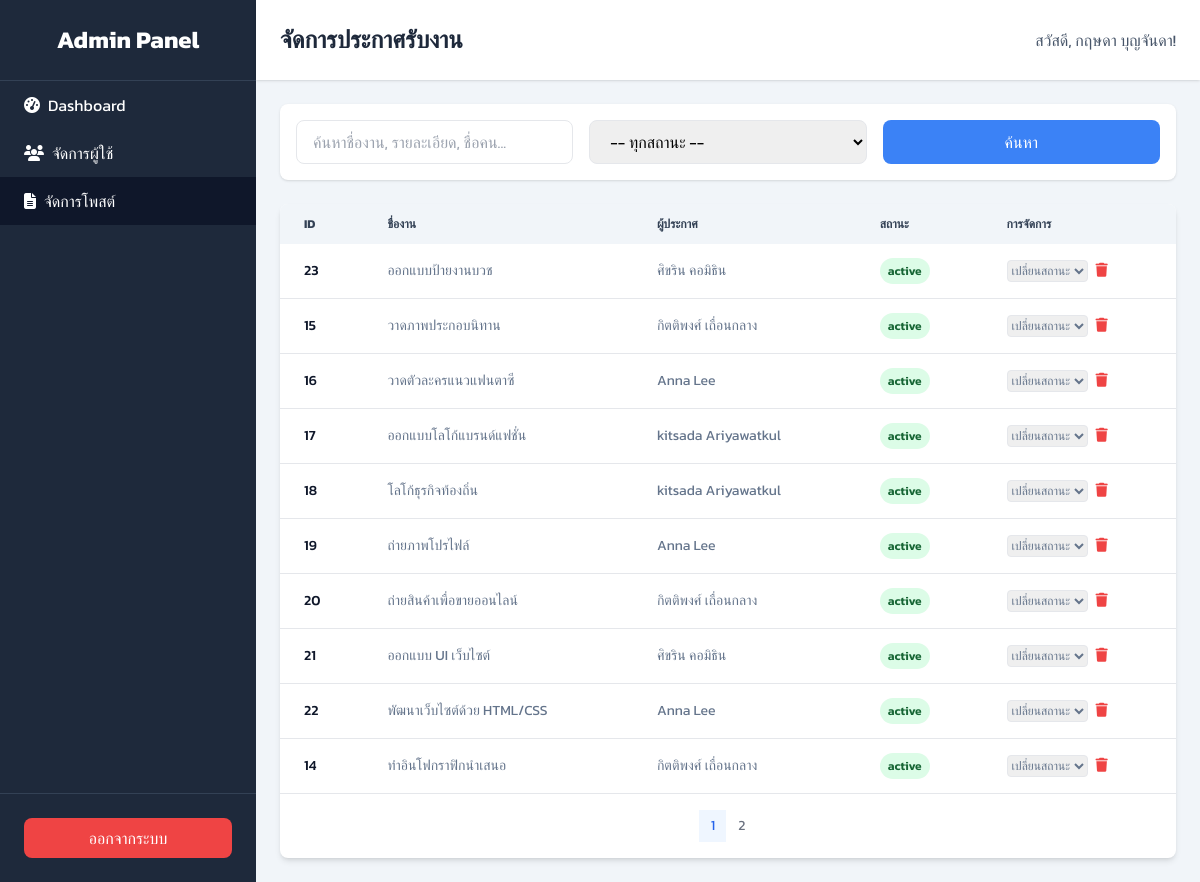
The page /admin/manage_editpost.php (signed in) on the database its author committed.
### tables this page shows
CREATE TABLE `job_postings` (
  `post_id` int(11) NOT NULL,
  `designer_id` int(11) NOT NULL,
  `title` varchar(255) NOT NULL,
  `description` text DEFAULT NULL,
  `category_id` int(11) DEFAULT NULL,
  `price_range` varchar(100) DEFAULT NULL,
  `posted_date` timestamp NOT NULL DEFAULT current_timestamp(),
  `status` enum('active','inactive','completed') DEFAULT 'active',
  `client_id` int(11) NOT NULL,
  `main_image_id` int(11) DEFAULT NULL
);

CREATE TABLE `users` (
  `user_id` int(11) NOT NULL,
  `username` varchar(50) NOT NULL,
  `password` varchar(255) NOT NULL,
  `email` varchar(100) NOT NULL,
  `first_name` varchar(100) NOT NULL,
  `last_name` varchar(100) NOT NULL,
  `phone_number` varchar(20) NOT NULL,
  `user_type` enum('admin','designer','client') NOT NULL,
  `registration_date` timestamp NOT NULL DEFAULT current_timestamp(),
  `is_approved` tinyint(1) DEFAULT 0,
  `last_activity` datetime DEFAULT NULL,
  `is_active` tinyint(1) DEFAULT 1,
  `last_login` timestamp NULL DEFAULT NULL
);

### admin/manage_editpost.php (the view, shortened to what this page needs)
<?php
$servername = "127.0.0.1";
$username = "root";
$password = "";
$dbname = "pixellink";
$condb = new mysqli($servername, $username, $password, $dbname);
$condb->set_charset("utf8mb4");
$admin_name = $_SESSION['full_name'] ?? $_SESSION['username'] ?? 'Admin';
$records_per_page = 10;
$current_page = isset($_GET['page']) ? (int)$_GET['page'] : 1;
$offset = ($current_page - 1) * $records_per_page;
$search_query = $_GET['search'] ?? '';
$filter_status = $_GET['status'] ?? '';
$sql_where = " WHERE 1=1";
$params = [];
$types = '';
$sql_count = "SELECT COUNT(jp.post_id) as total FROM job_postings jp JOIN users u ON jp.designer_id = u.user_id" . $sql_where;
$stmt_count = $condb->prepare($sql_count);
$stmt_count->execute();
$total_records = $stmt_count->get_result()->fetch_assoc()['total'];
$total_pages = ceil($total_records / $records_per_page);
$all_posts = [];
$sql_fetch_all = "SELECT
                    jp.post_id, jp.title, jp.status, jp.posted_date,
                    u.first_name, u.last_name,
                    jc.category_name
                  FROM job_postings AS jp
                  JOIN users AS u ON jp.designer_id = u.user_id
                  LEFT JOIN job_categories AS jc ON jp.category_id = jc.category_id
                  $sql_where
                  ORDER BY jp.posted_date DESC
                  LIMIT ? OFFSET ?";
$types .= 'ii';
$params[] = $records_per_page;
$params[] = $offset;
$stmt_fetch = $condb->prepare($sql_fetch_all);
if ($stmt_fetch) {
    if (!empty($params)) {
        $stmt_fetch->bind_param($types, ...$params);
    }
    $stmt_fetch->execute();
    $result = $stmt_fetch->get_result();
    $all_posts = $result->fetch_all(MYSQLI_ASSOC);
}
function getStatusColorClass($status) {
    switch ($status) {
        case 'active': return 'bg-green-100 text-green-800';
    }
}
?>
<!DOCTYPE html>
<html lang="th">
<head>
    <script src="https://cdn.tailwindcss.com"></script>
    <link rel="stylesheet" href="https://cdnjs.cloudflare.com/ajax/libs/font-awesome/6.1.1/css/all.min.css">
</head>
<body class="min-h-screen flex">
    <aside class="w-64 bg-slate-800 text-white flex flex-col">
        <div class="p-6 text-center text-2xl font-bold border-b border-slate-700">Admin Panel</div>
        <nav class="flex-grow">
            <a href="main.php" class="block py-3 px-6 hover:bg-slate-700"><i class="fas fa-tachometer-alt mr-2"></i>Dashboard</a>
            <a href="manage_users.php" class="block py-3 px-6 hover:bg-slate-700"><i class="fas fa-users mr-2"></i>จัดการผู้ใช้</a>
            <a href="manage_posts.php" class="block py-3 px-6 bg-slate-900"><i class="fas fa-file-alt mr-2"></i>จัดการโพสต์</a>
        </nav>
        <div class="p-6 border-t border-slate-700">
            <a href="../logout.php" class="block text-center bg-red-500 hover:bg-red-600 rounded-lg py-2">ออกจากระบบ</a>
        </div>
    </aside>
    <div class="flex-1 flex flex-col">
        <header class="bg-white shadow p-6 flex justify-between items-center">
            <h1 class="text-2xl font-bold text-slate-800">จัดการประกาศรับงาน</h1>
            <span class="text-slate-600">สวัสดี, <?= htmlspecialchars($admin_name) ?>!</span>
        </header>
        <main class="flex-grow p-6">
            <form method="GET" class="mb-6 p-4 bg-white rounded-lg shadow">
                <div class="grid grid-cols-1 md:grid-cols-3 gap-4">
                    <input type="text" name="search" value="<?= htmlspecialchars($search_query) ?>" placeholder="ค้นหาชื่องาน, รายละเอียด, ชื่อคน..." class="w-full px-4 py-2 border rounded-lg">
                    <select name="status" class="w-full px-4 py-2 border rounded-lg">
                        <option value="">-- ทุกสถานะ --</option>
                    </select>
                    <button type="submit" class="bg-blue-500 text-white px-4 py-2 rounded-lg hover:bg-blue-600">ค้นหา</button>
                </div>
            </form>
            <div class="bg-white shadow-md rounded-lg overflow-hidden">
                <div class="overflow-x-auto">
                    <table class="w-full text-sm text-left text-slate-500">
                        <thead class="text-xs text-slate-700 uppercase bg-slate-100">
                            <tr>
                                <th class="px-6 py-3">ID</th>
                                <th class="px-6 py-3">ชื่องาน</th>
                                <th class="px-6 py-3">ผู้ประกาศ</th>
                                <th class="px-6 py-3">สถานะ</th>
                                <th class="px-6 py-3">การจัดการ</th>
                            </tr>
                        </thead>
                        <tbody>
                            <?php foreach ($all_posts as $post): ?>
                            <tr class="bg-white border-b hover:bg-slate-50">
                                <td class="px-6 py-4 font-medium text-slate-900"><?= $post['post_id'] ?></td>
                                <td class="px-6 py-4"><?= htmlspecialchars($post['title']) ?></td>
                                <td class="px-6 py-4"><?= htmlspecialchars($post['first_name'] . ' ' . $post['last_name']) ?></td>
                                <td class="px-6 py-4">
                                    <span class="px-2 py-1 text-xs font-semibold rounded-full <?= getStatusColorClass($post['status']) ?>">
                                        <?= htmlspecialchars($post['status']) ?>
                                    </span>
                                </td>
                                <td class="px-6 py-4 flex items-center space-x-2">
                                    <form method="POST" class="inline">
                                        <select name="new_status" onchange="this.form.submit()" class="text-xs border rounded">
                                            <option value="" disabled selected>เปลี่ยนสถานะ</option>
                                        </select>
                                    </form>
                                    <form method="POST" class="inline" onsubmit="confirmDelete(event, <?= $post['post_id'] ?>)">
                                        <button type="submit" class="btn text-red-500 hover:text-red-700" title="ลบ"><i class="fas fa-trash"></i></button>
                                    </form>
                                </td>
                            </tr>
                            <?php endforeach; ?>
                        </tbody>
                    </table>
                </div>
                 <div class="p-4">
                    <nav class="flex justify-center">
                        <ul class="flex items-center -space-x-px h-8 text-sm">
                            <?php for ($i = 1; $i <= $total_pages; $i++): ?>
                            <li>
                                <a href="?page=<?= $i ?>&search=<?= urlencode($search_query) ?>&status=<?= urlencode($filter_status) ?>"
                                   class="flex items-center justify-center px-3 h-8 leading-tight <?= $current_page == $i ? 'text-blue-600 bg-blue-50 border-blue-300' : 'text-gray-500 bg-white border-gray-300' ?> hover:bg-gray-100 hover:text-gray-700">
                                    <?= $i ?>
                                </a>
                            </li>
                            <?php endfor; ?>
                        </ul>
                    </nav>
                </div>
            </div>
        </main>
    </div>
</body>
</html>

### admin/manage_editpost.php (style rules this page uses)
body { font-family: 'Kanit', sans-serif; background-color: #f1f5f9; }
.btn { transition: all 0.3s ease; }

### rows shown on the page
job_postings: post_id "23", title "ออกแบบป้ายงานบวช", designer.last_name "ศิขริน คอมิธิน", status "active"
job_postings: post_id "15", title "วาดภาพประกอบนิทาน", designer.last_name "กิตติพงศ์ เถื่อนกลาง", status "active"
job_postings: post_id "16", title "วาดตัวละครแนวแฟนตาซี", designer.last_name "Anna Lee", status "active"
job_postings: post_id "17", title "ออกแบบโลโก้แบรนด์แฟชั่น", designer.last_name "kitsada Ariyawatkul", status "active"
job_postings: post_id "18", title "โลโก้ธุรกิจท้องถิ่น", designer.last_name "kitsada Ariyawatkul", status "active"
job_postings: post_id "19", title "ถ่ายภาพโปรไฟล์", designer.last_name "Anna Lee", status "active"
job_postings: post_id "20", title "ถ่ายสินค้าเพื่อขายออนไลน์", designer.last_name "กิตติพงศ์ เถื่อนกลาง", status "active"
job_postings: post_id "21", title "ออกแบบ UI เว็บไซต์", designer.last_name "ศิขริน คอมิธิน", status "active"
job_postings: post_id "22", title "พัฒนาเว็บไซต์ด้วย HTML/CSS", designer.last_name "Anna Lee", status "active"
job_postings: post_id "14", title "ทำอินโฟกราฟิกนำเสนอ", designer.last_name "กิตติพงศ์ เถื่อนกลาง", status "active"

### other values the page prints
$admin_name "กฤษดา บุญจันดา"
